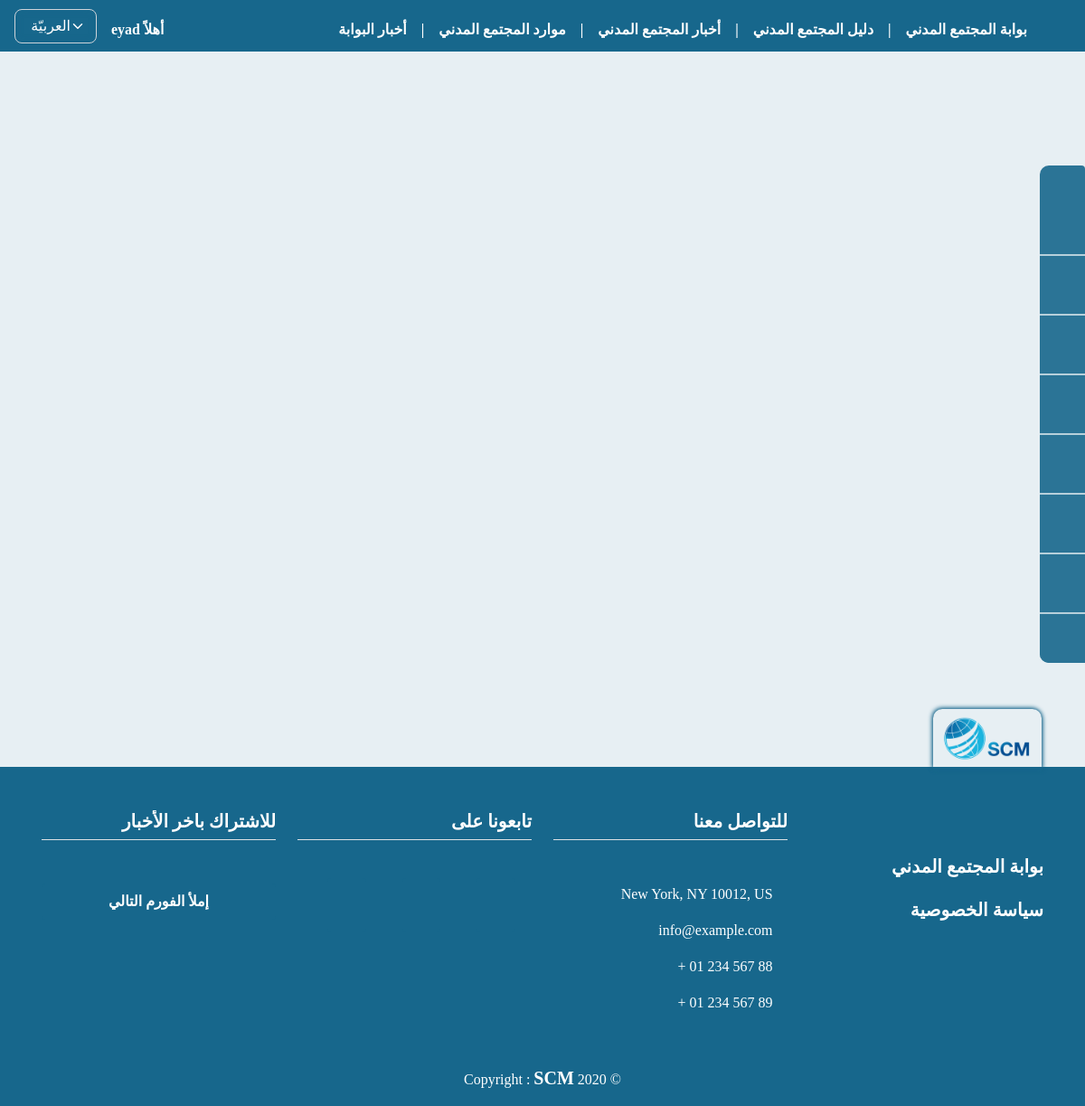
Page /orgs_orders_etude/ (signed in) on the earlier database version.
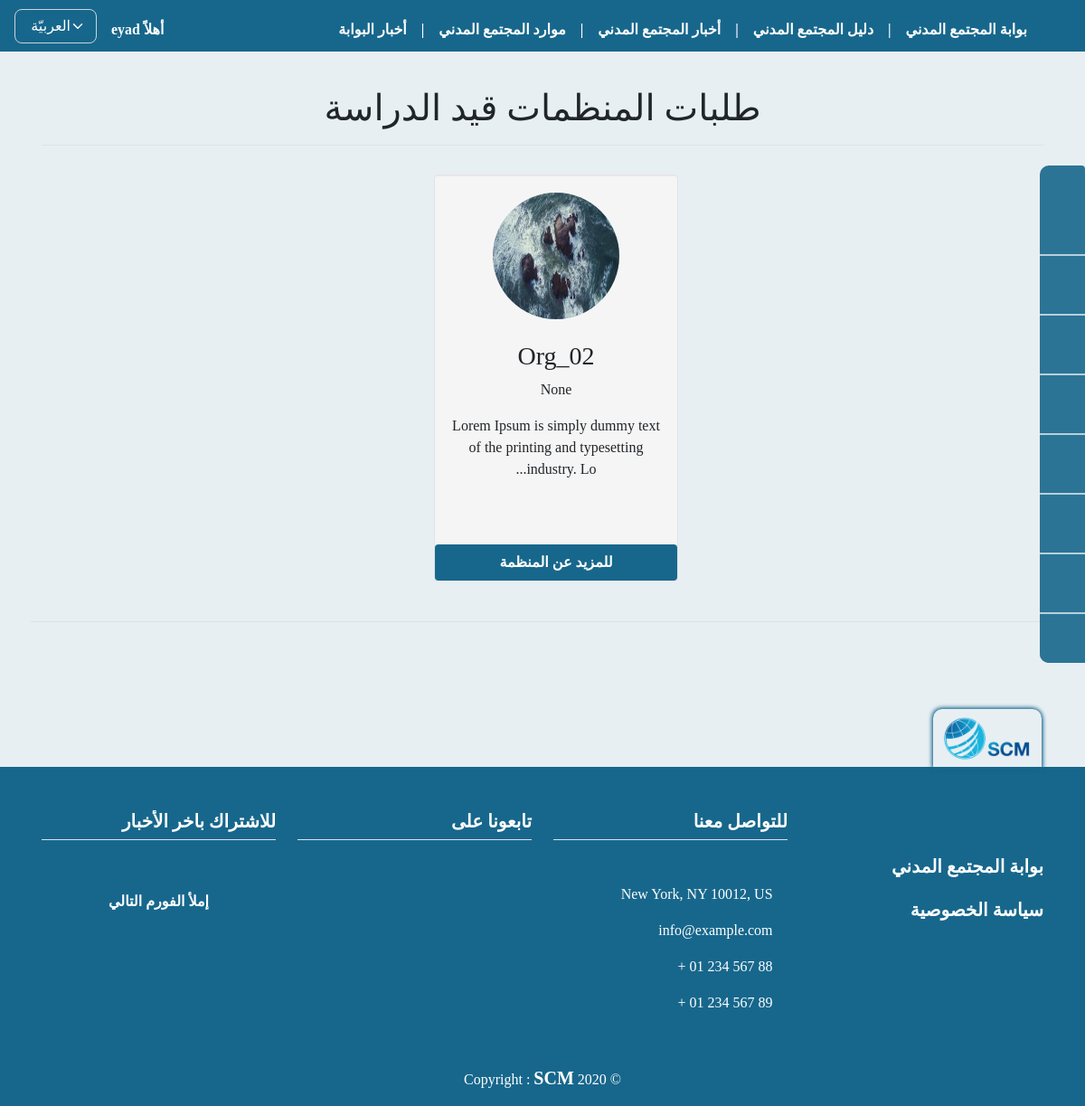
Same page on the later database version.
### orgs/models.py (models this page shows, shortened)
class OrgProfile(models.Model):
    user = models.ForeignKey(
        User, on_delete=models.CASCADE)
    name = models.CharField(max_length=255, null=False,
                            verbose_name=_("اسم المنظمة"))
    name_en_ku = models.CharField(max_length=255, null=True, blank=True,
                                  verbose_name=_("اسم المنظمة باللغة الانكليزية أو الكردية"))
    short_cut = models.CharField(
        max_length=255, null=True, blank=True, verbose_name=_("الاسم المختصر"))
    org_type = models.CharField(
        max_length=150, null=False, choices=MyChoices.type_CHOICES, verbose_name=_("نوع المنظمة"))
    position_work = CountryField(
        max_length=255, null=False, verbose_name=_("مكان العمل"))
    city_work = models.ForeignKey(
        City, on_delete=models.SET_NULL, null=True, blank=True, verbose_name=_("المحافظة"))
    logo = models.ImageField(upload_to="org_logos",
                             null=False, default='org_logos/default_logo.jpg', verbose_name=_("شعار المنظمة"))
    message = models.TextField(
        max_length=2000, null=False, verbose_name=_("الرؤية و الرسالة"))
    name_managing_director = models.CharField(
        max_length=255, null=True, blank=True, verbose_name=_("اسم رئيس مجلس اﻹدارة"))
    name_ceo = models.CharField(
        max_length=255, null=True, blank=True, verbose_name=_('اسم المدير التنفيذي'))
    site_web = models.URLField(
        max_length=255, null=True, blank=True, verbose_name=_('الموقع الالكتروني'))
    facebook = models.URLField(
        max_length=255, null=True, blank=True, verbose_name=_('صفحة فيسبوك'))
    twitter = models.URLField(
        max_length=255, null=True, blank=True, verbose_name=_('صفحة تويتر'))
    email = models.EmailField(max_length=255, null=True,
                              blank=True, verbose_name=_('البريد الاكتروني'))
    phone = models.CharField(max_length=100, null=True,
                             blank=True, verbose_name=_('رقم الهاتف'))
    name_person_contact = models.CharField(
        max_length=255, null=True, blank=True, verbose_name=_('اسم الشخص المسؤول عن التواصل'))
    email_person_contact = models.EmailField(
        max_length=255, null=True, blank=True, verbose_name=_('البريد الاكتروني للشخص المسؤول عن التواصل'))
    org_adress = models.CharField(
        max_length=255, null=False, verbose_name=_('عنوان المقر الرئيسي'))
    work_domain = models.CharField(
        max_length=255, choices=MyChoices.domain_CHOICES, null=False, verbose_name=_('مجال العمل'))
    target_cat = models.CharField(
        max_length=255, null=False, choices=MyChoices.target_CHOICES, verbose_name=_('الفئات المستهدفة'))
    date_of_establishment = models.CharField(
        max_length=150, null=True, blank=True, verbose_name=_('تاريخ سنة التأسيس'))
    is_org_registered = models.CharField(
        max_length=100, null=False, choices=MyChoices.bool_CHOICES, verbose_name=_('هل المنظمة مسجلة ؟'))
    org_registered_country = CountryField(
        max_length=255, null=True, blank=True, verbose_name=_("بلد التسجيل"))
    org_members_count = models.PositiveIntegerField(
        validators=[MinValueValidator(1)], null=True, blank=True, verbose_name=_('عدد اﻷعضاء'))
    org_members_womans_count = models.PositiveIntegerField(
        validators=[MinValueValidator(1)], null=True, blank=True, verbose_name=_('عدد النساء من اﻷعضاء'))
    w_polic_regulations = models.CharField(
        max_length=200, null=False, choices=MyChoices.polic_CHOICES, verbose_name=_('السياسات واللوائح المكتوبة'))
    org_member_with = models.CharField(max_length=100, null=True, blank=True, choices=MyChoices.bool_CHOICES, verbose_name=_(
        'ھل المؤسسة عضو في اي شبكة او تحالف او جسم تنسیقي؟'))
    coalition_name = models.CharField(
        max_length=255, null=True, blank=True, verbose_name=_('اسم الشبكة / التحالف'))
    publish = models.BooleanField(default=False)
    created_at = models.DateTimeField(auto_now_add=True)
    published_at = models.DateTimeField(blank=True, null=True, default=None)
    updated_at = models.DateTimeField(blank=True, null=True, default=None)

### orgs/views.py (the view)
# urls.py: path('orgs_orders_etude/', views.orgs_orders_etude, name='orgs_orders_etude'),
@login_required(login_url='signe_in')
def orgs_orders_etude(request):
    orgs = OrgProfile.objects.filter(publish=False)
    myFilter = OrgsFilter(request.GET, queryset=orgs)
    orgs = myFilter.qs
    paginator = Paginator(orgs, 12)
    page = request.GET.get('page')
    try:
        orgs = paginator.get_page(page)
    except(EmptyPage, InvalidPage):
        orgs = paginator.page(paginator.num_pages)
    context = {
        'orgs': orgs,
        'myFilter': myFilter,
    }
    return render(request, 'profiles/orgs_orders_etude.html', context)

### templates/profiles/orgs_orders_etude.html (shortened to what this page needs)
{% extends 'base.html' %}
{% load static i18n phonenumber_filters %}
{% block content%}
{% if request.user.is_authenticated and request.user.is_superuser %}
{% if orgs %}
<h1 class="pt-5 mt-5 text-center border-bottom pb-3">{% trans 'طلبات المنظمات قيد الدراسة' %}</h1>
<div class="row justify-content-center pt-4">
    <br>
    <br>
    {% for org in orgs %}
    <div class="span3 well">
        <center>
            <a href="{% url 'particip_detail' org.id %}">
                <img src="{{ org.logo.url }}" name="{{ org.name_en_ku }}" title="{{ org.name_en_ku }}" width="140"
                    height="140" class="img-circle"></a>
            <h3 class="mt-4">{{ org.name }}</h3>
            <p>{{ org.short_cut }}</p>
            <p>{{ org.message|truncatechars:80 }}</p>
            <p>
                <a href="{% url 'particip_detail' org.id %}" class="btn btn-block">
                    {% trans 'للمزيد عن المنظمة' %} </a>
            </p>
        </center>
    </div>
    {% endfor %}
    <div class="pagination row border-top mt-4 pt-4" dir="ltr">
    </div>
</div>
{% else %}
<h3> {% trans 'حالياً لا يوجد منظمات مسجله او موافق عليها' %} </h3>
{% endif %}
{% endif %}
{% endblock %}

Differences in the rows shown:
now on this page (row edited): OrgProfile: logo (picture), name "Org_02", short_cut "None", message "Lorem Ipsum is simply dummy text of the printing and typesetting industry. Lo..."
Other differences:
text now shown: "طلبات المنظمات قيد الدراسة"
